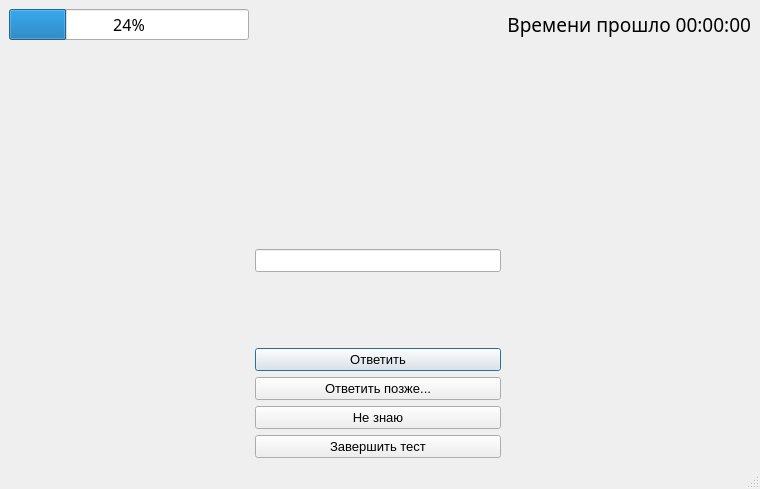
<?xml version="1.0" encoding="UTF-8"?>
<ui version="4.0">
 <class>Test</class>
 <widget class="QMainWindow" name="Test">
  <property name="geometry">
   <rect>
    <x>0</x>
    <y>0</y>
    <width>760</width>
    <height>489</height>
   </rect>
  </property>
  <property name="minimumSize">
   <size>
    <width>760</width>
    <height>489</height>
   </size>
  </property>
  <property name="font">
   <font>
    <pointsize>10</pointsize>
   </font>
  </property>
  <property name="windowTitle">
   <string>MainWindow</string>
  </property>
  <widget class="QWidget" name="centralwidget">
   <layout class="QGridLayout" name="gridLayout_2">
    <item row="0" column="0">
     <layout class="QGridLayout" name="gridLayout">
      <item row="4" column="0" colspan="4">
       <widget class="QLabel" name="label">
        <property name="font">
         <font>
          <pointsize>16</pointsize>
          <weight>75</weight>
          <bold>true</bold>
         </font>
        </property>
        <property name="text">
         <string/>
        </property>
        <property name="alignment">
         <set>Qt::AlignCenter</set>
        </property>
       </widget>
      </item>
      <item row="5" column="3">
       <spacer name="horizontalSpacer_3">
        <property name="orientation">
         <enum>Qt::Horizontal</enum>
        </property>
        <property name="sizeHint" stdset="0">
         <size>
          <width>40</width>
          <height>20</height>
         </size>
        </property>
       </spacer>
      </item>
      <item row="0" column="3">
       <widget class="QLabel" name="labelTimer">
        <property name="maximumSize">
         <size>
          <width>1000</width>
          <height>50</height>
         </size>
        </property>
        <property name="font">
         <font>
          <family>Mistral</family>
          <pointsize>14</pointsize>
         </font>
        </property>
        <property name="layoutDirection">
         <enum>Qt::LeftToRight</enum>
        </property>
        <property name="text">
         <string>Времени прошло 00:00:00</string>
        </property>
        <property name="alignment">
         <set>Qt::AlignRight|Qt::AlignTrailing|Qt::AlignVCenter</set>
        </property>
       </widget>
      </item>
      <item row="7" column="1">
       <spacer name="verticalSpacer_4">
        <property name="orientation">
         <enum>Qt::Vertical</enum>
        </property>
        <property name="sizeHint" stdset="0">
         <size>
          <width>20</width>
          <height>40</height>
         </size>
        </property>
       </spacer>
      </item>
      <item row="9" column="1" colspan="2">
       <widget class="QPushButton" name="pushAnswerLater">
        <property name="text">
         <string>Ответить позже...</string>
        </property>
       </widget>
      </item>
      <item row="10" column="1" colspan="2">
       <widget class="QPushButton" name="pushDontKnow">
        <property name="text">
         <string>Не знаю</string>
        </property>
       </widget>
      </item>
      <item row="1" column="0">
       <widget class="QLabel" name="labelProgress">
        <property name="font">
         <font>
          <family>Mistral</family>
          <pointsize>14</pointsize>
         </font>
        </property>
        <property name="text">
         <string/>
        </property>
        <property name="alignment">
         <set>Qt::AlignCenter</set>
        </property>
       </widget>
      </item>
      <item row="5" column="0">
       <spacer name="horizontalSpacer_2">
        <property name="orientation">
         <enum>Qt::Horizontal</enum>
        </property>
        <property name="sizeHint" stdset="0">
         <size>
          <width>40</width>
          <height>20</height>
         </size>
        </property>
       </spacer>
      </item>
      <item row="11" column="1" colspan="2">
       <widget class="QPushButton" name="pushCancel">
        <property name="text">
         <string>Завершить тест</string>
        </property>
       </widget>
      </item>
      <item row="0" column="0">
       <widget class="QProgressBar" name="progressBar">
        <property name="font">
         <font>
          <family>Mistral</family>
          <pointsize>12</pointsize>
         </font>
        </property>
        <property name="value">
         <number>24</number>
        </property>
       </widget>
      </item>
      <item row="6" column="1" colspan="2">
       <widget class="QLineEdit" name="lineEditTest"/>
      </item>
      <item row="5" column="1">
       <spacer name="verticalSpacer_2">
        <property name="orientation">
         <enum>Qt::Vertical</enum>
        </property>
        <property name="sizeHint" stdset="0">
         <size>
          <width>20</width>
          <height>40</height>
         </size>
        </property>
       </spacer>
      </item>
      <item row="0" column="1">
       <spacer name="horizontalSpacer">
        <property name="orientation">
         <enum>Qt::Horizontal</enum>
        </property>
        <property name="sizeHint" stdset="0">
         <size>
          <width>40</width>
          <height>20</height>
         </size>
        </property>
       </spacer>
      </item>
      <item row="2" column="1">
       <spacer name="verticalSpacer_3">
        <property name="orientation">
         <enum>Qt::Vertical</enum>
        </property>
        <property name="sizeHint" stdset="0">
         <size>
          <width>20</width>
          <height>40</height>
         </size>
        </property>
       </spacer>
      </item>
      <item row="8" column="1" colspan="2">
       <widget class="QPushButton" name="pushButtonAnswer">
        <property name="text">
         <string>Ответить</string>
        </property>
        <property name="autoDefault">
         <bool>false</bool>
        </property>
        <property name="default">
         <bool>true</bool>
        </property>
       </widget>
      </item>
     </layout>
    </item>
   </layout>
  </widget>
  <widget class="QMenuBar" name="menubar">
   <property name="geometry">
    <rect>
     <x>0</x>
     <y>0</y>
     <width>760</width>
     <height>23</height>
    </rect>
   </property>
  </widget>
  <widget class="QStatusBar" name="statusbar"/>
 </widget>
 <resources/>
 <connections/>
</ui>
